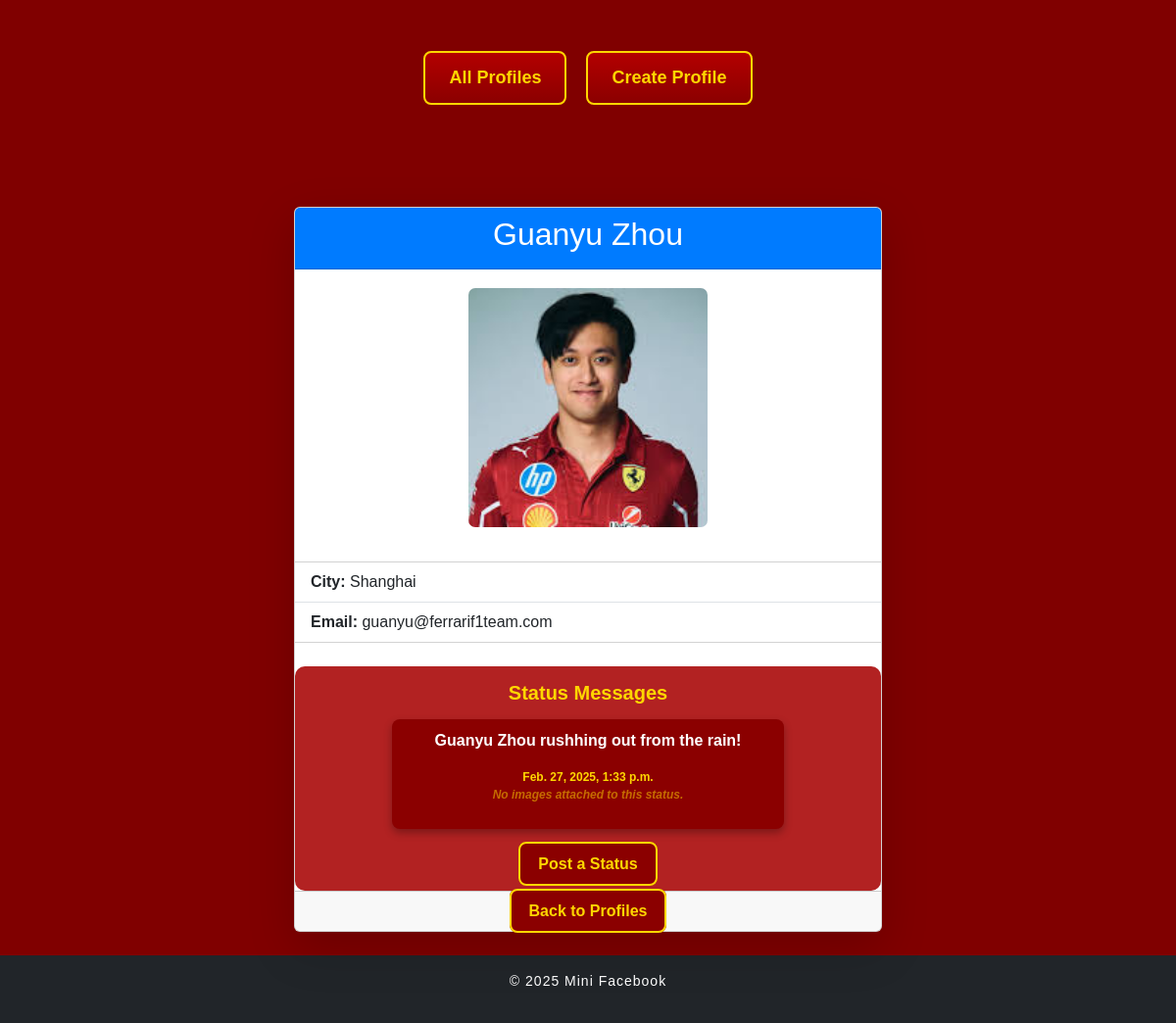
The page /mini_fb/profile/3/ on the database its author committed.
### mini_fb/models.py (models this page shows, shortened)
class Profile(models.Model):
    first_name = models.CharField(max_length= 50)
    last_name = models.CharField(max_length=50)
    city = models.CharField(max_length=50)
    email = models.EmailField(unique=True)
    profile_image_url = models.CharField(max_length=50)
    def get_status_messages(self):
        return self.statusmessage_set.all().order_by('-timestamp')

class StatusMessage(models.Model):
    timestamp = models.DateTimeField(auto_now_add=True)  # Automatically set the timestamp when created
    message = models.TextField()  # The text content of the status message
    profile = models.ForeignKey(Profile, on_delete=models.CASCADE)  # Relationship to Profile

### mini_fb/views.py (the view)
# urls.py: path('profile/<int:pk>/', ShowProfilePageView.as_view(), name='show_profile'),  # loads a single profile
class ShowProfilePageView(DetailView):
    model = Profile
    template_name = "mini_fb/show_profile.html"
    context_object_name = "profile"

### mini_fb/templates/mini_fb/show_profile.html (shortened to what this page needs)
{% extends "base.html" %}
{% load static %}
{% block content %}
<div class="container mt-5">
    <div class="card mx-auto shadow-lg" style="max-width: 600px;">
        <div class="card-header text-white text-center" style="background-color: #007bff;">
            <h2>{{ profile.first_name }} {{ profile.last_name }}</h2>
        </div>
        <div class="card-body text-center">
            {% if profile.profile_image_url %}
                <img class="profile-image-single"
                     src="{% static profile.profile_image_url %}"
                     alt="Profile Image">
            {% else %}
                <p>No Image Provided</p>
            {% endif %}
        </div>
        <ul class="list-group list-group-flush mt-3">
            <li class="list-group-item">
                <strong>City:</strong> {{ profile.city }}
            </li>
            <li class="list-group-item">
                <strong>Email:</strong> {{ profile.email }}
            </li>
        </ul>
        <div class="status-message-section text-center mt-4">
            <h4 class="status-title">Status Messages</h4>
            {% for status in profile.get_status_messages %}
                <div class="status-message">
                    <p>{{ status.message }}</p>
                    <span class="timestamp">{{ status.timestamp }}</span>
                    {% with status.statusimage_set.all as images %}
                        {% if images %}
                            {% for si in images %}
                                <img src="{{ si.image.image_file.url }}" alt="{{ si.image.caption }}" width="200">
                            {% endfor %}
                        {% else %}
                            <p class="no-images">No images attached to this status.</p>
                        {% endif %}
                    {% endwith %}
                </div>
            {% empty %}
                <p class="no-status">No status messages yet.</p>
            {% endfor %}
            <div class="text-center mt-4">
                <a href="{% url 'create_status' profile.pk %}" class="button">Post a Status</a>
            </div>
        </div>
        <div class="card-footer text-center">
            <a href="{% url 'show_all_profiles' %}" class="button">Back to Profiles</a>
        </div>
    </div>
</div>
{% endblock content %}

### static/mini_fb/css/styles.css (style rules this page uses)
body { background-color: #800000; font-family: 'Poppins', sans-serif; color: #fff; margin: 0; padding: 0; }
.profile-image-single { width: 250px !important; height: 250px !important; object-fit: cover !important; border-radius: 10px !important; display: block !important; margin: 0 auto !important; border: 3px solid white !important; max-width: 100% !important; max-height: 100% !important; }
.button { background-color: #8B0000; color: #FFD700; padding: 12px 18px; font-size: 16px; font-weight: bold; text-decoration: none; border-radius: 8px; border: 2px solid #FFD700; }
.status-message-section { background: #b22222; padding: 15px; border-radius: 10px; margin-top: 20px; }
.status-title { font-size: 24px; font-weight: bold; color: #FFD700; margin-bottom: 10px; }
.status-message { background: #8B0000; padding: 10px; margin: 5px auto; border-radius: 8px; color: #fff; max-width: 400px; box-shadow: 0px 4px 8px rgba(0, 0, 0, 0.3); }
.timestamp { display: block; font-size: 12px; color: #FFD700; margin-top: 5px; }
.status-title { font-size: 20px; color: #FFD700; font-weight: bold; margin-bottom: 15px; }
.status-message { font-size: 16px; font-weight: bold; }
.no-images { font-size: 12px; color: rgba(255, 215, 0, 0.5); font-style: italic; text-align: center; }

### rows shown on the page
Profile: first_name "Guanyu", last_name "Zhou", profile_image_url (picture), city "Shanghai", email "guanyu@ferrarif1team.com"
StatusMessage: message "Guanyu Zhou rushhing out from the rain!", timestamp "Feb. 27, 2025, 1:33 p.m.", shows "No images attached to this status."
